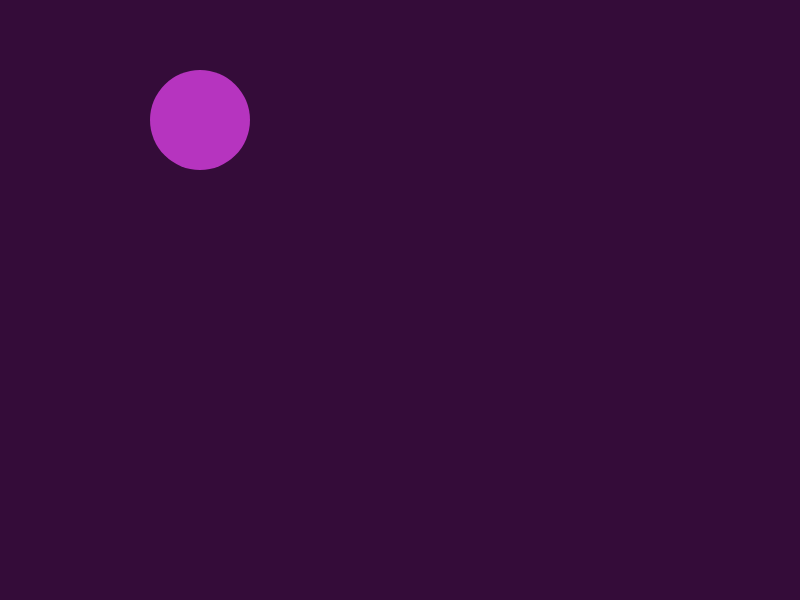
Frame 1 (no input)
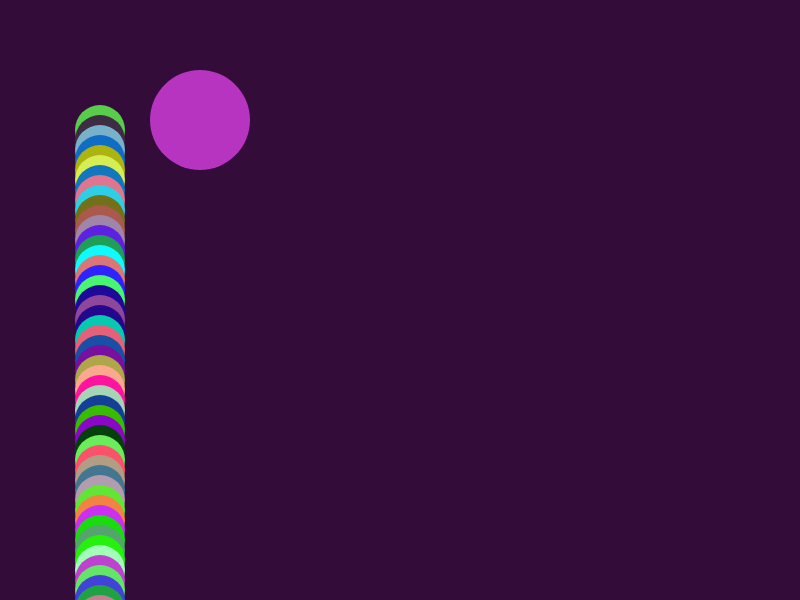
Frame 60 (no input)
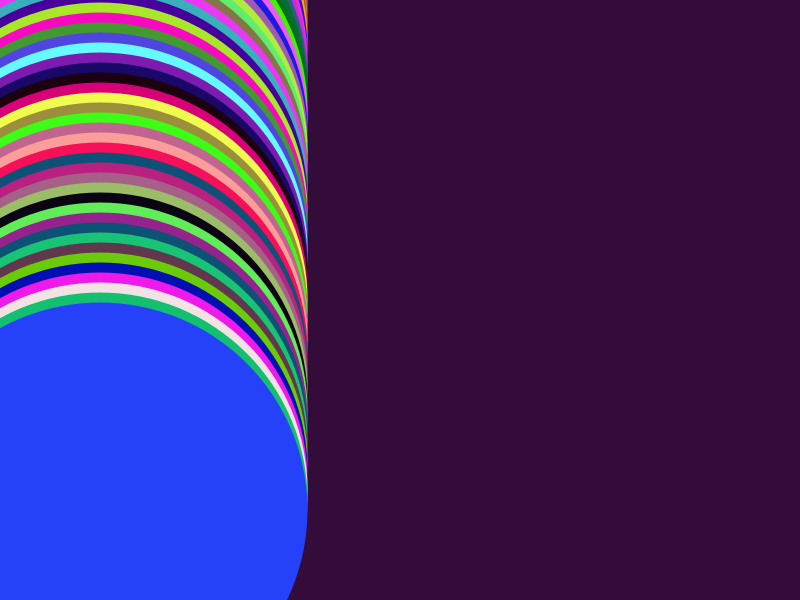
Frame 120 (the mouse pressed at the canvas centre since frame 60)

The p5.js sketch that drew these frames (run headless with seeded random() and noise() and a simulated clock; from frame 60 on, the mouse is pressed at the canvas centre):

// p5.js sketch
// ── sketch.js
let circle = {}

circle.size = 100
circle.min = 50;
circle.max = 150;
circle.color = 'rgb(22, 149, 219)';
circle.pos_x = 30;
circle.pos_y = 0;

function setup() {
  createCanvas( 800, 600 );
  background( 'rgb(52, 12, 57)' );

  circle.pos_x = width/4;
  circle.pos_y = height/5;
  circle.max = width - 20;
}

function draw() {

  let red = floor( random(256) );
  let green = floor( random(256) );
  let blue = floor( random(256) );

  translate( circle.pos_x, circle.pos_y);
  fill( red, green, blue );
  noStroke();
  ellipse( 0, 0, circle.size );

  circle.pos_x = circle.pos_y + 10;

  circle.pos_y = circle.pos_x % width;

  circle.pos_x = 10 * 10;
  circle.size =  map( mouseX, 0, width, circle.min, circle.max );

}
